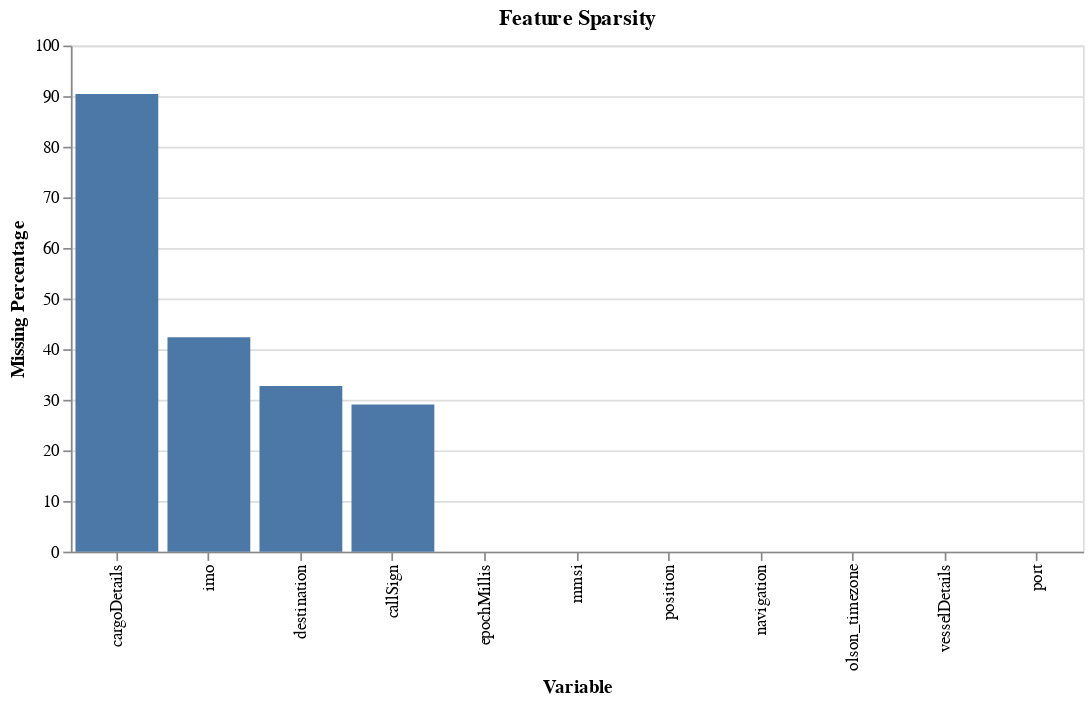

Notebook code cell kept with this figure:
### Code cell
chart = alt.Chart(missing_vals_sort).mark_bar().encode(
    x=alt.X('variable', sort=None, title='Variable'),
    y=alt.Y('missing_percentage', title='Missing Percentage'),
    tooltip=['variable', 'missing_percentage']
).properties(
    title='Feature Sparsity',
    width=600,
    height=300
)

chart

### Figure 1 — Vega specification as saved in the notebook (floating-point values rounded to 4 significant figures)
{"$schema": "https://vega.github.io/schema/vega/v5.json", "data": [{"name": "source_0", "values": [{"missing_percentage": 90.41, "missing_percentage_end": 90.41, "missing_percentage_start": 0.0, "variable": "cargoDetails"}, {"missing_percentage": 42.34, "missing_percentage_end": 42.34, "missing_percentage_start": 0.0, "variable": "imo"}, {"missing_percentage": 32.72, "missing_percentage_end": 32.72, "missing_percentage_start": 0.0, "variable": "destination"}, {"missing_percentage": 29.09, "missing_percentage_end": 29.09, "missing_percentage_start": 0.0, "variable": "callSign"}, {"missing_percentage": 0.0, "missing_percentage_end": 0.0, "missing_percentage_start": 0.0, "variable": "epochMillis"}, {"missing_percentage": 0.0, "missing_percentage_end": 0.0, "missing_percentage_start": 0.0, "variable": "mmsi"}, {"missing_percentage": 0.0, "missing_percentage_end": 0.0, "missing_percentage_start": 0.0, "variable": "position"}, {"missing_percentage": 0.0, "missing_percentage_end": 0.0, "missing_percentage_start": 0.0, "variable": "navigation"}, {"missing_percentage": 0.0, "missing_percentage_end": 0.0, "missing_percentage_start": 0.0, "variable": "olson_timezone"}, {"missing_percentage": 0.0, "missing_percentage_end": 0.0, "missing_percentage_start": 0.0, "variable": "vesselDetails"}, {"missing_percentage": 0.0, "missing_percentage_end": 0.0, "missing_percentage_start": 0.0, "variable": "port"}]}, {"name": "source_0_x_domain_variable", "values": [{"variable": "cargoDetails"}, {"variable": "imo"}, {"variable": "destination"}, {"variable": "callSign"}, {"variable": "epochMillis"}, {"variable": "mmsi"}, {"variable": "position"}, {"variable": "navigation"}, {"variable": "olson_timezone"}, {"variable": "vesselDetails"}, {"variable": "port"}]}], "marks": [{"type": "rect", "name": "marks", "from": {"data": "source_0"}, "encode": {"update": {"y": {"field": "missing_percentage_end", "scale": "y"}, "tooltip": {"signal": "{\"variable\": isValid(datum[\"variable\"]) ? datum[\"variable\"] : \"\"+datum[\"variable\"], \"missing_percentage\": format(datum[\"missing_percentage\"], \"\")}"}, "y2": {"field": "missing_percentage_start", "scale": "y"}, "x": {"field": "variable", "scale": "x"}, "width": {"signal": "max(0.25, bandwidth('x'))"}, "fill": {"value": "#4c78a8"}}}, "style": ["bar"]}], "scales": [{"name": "x", "type": "band", "domain": {"data": "source_0_x_domain_variable", "field": "variable"}, "range": [0, {"signal": "width"}], "paddingInner": 0.1, "paddingOuter": 0.05}, {"name": "y", "type": "linear", "domain": {"data": "source_0", "fields": ["missing_percentage_start", "missing_percentage_end"]}, "range": [{"signal": "height"}, 0], "zero": true, "nice": true}], "axes": [{"scale": "y", "orient": "left", "gridScale": "x", "tickCount": {"signal": "ceil(height/40)"}, "maxExtent": 0, "domain": false, "grid": true, "ticks": false, "minExtent": 0, "aria": false, "zindex": 0, "labels": false}, {"scale": "x", "labelAngle": 270, "orient": "bottom", "labelBaseline": "middle", "labelAlign": "right", "zindex": 0, "grid": false, "title": "Variable"}, {"scale": "y", "zindex": 0, "orient": "left", "grid": false, "tickCount": {"signal": "ceil(height/40)"}, "labelOverlap": true, "title": "Missing Percentage"}], "title": {"text": "Feature Sparsity", "frame": "group"}, "style": "cell", "padding": 5, "background": "white", "width": 600, "height": 300}
